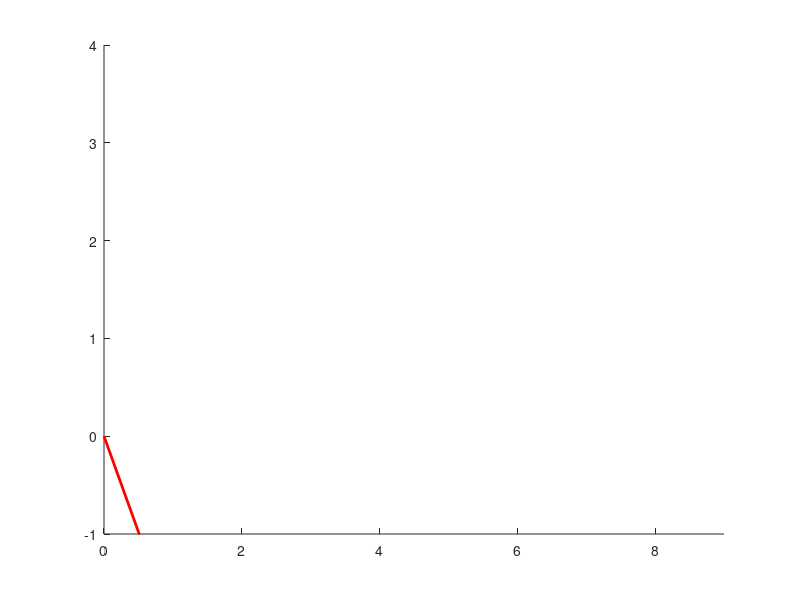

Source code (MATLAB):
clear all
close all
clc
home

L1 = 4 ; L2 = 3; L3 = 2;
% 1)
th1 = 10/180*pi; th2 = 20/180*pi; th3 = 30/180*pi;
% 2)
% th1 = 0/180*pi; th2 = 0/180*pi; th3 = 0/180*pi;
% 3)
% th1 = 90/180*pi; th2 = 90/180*pi; th3 = 90/180*pi;
% 4)
TH = [th1; th2; th3];

% dx = 0.2; dy = -0.3; wz = -0.2;
dx = -0.2; dy = 0; wz = 0;
% dx = 0; dy = 0; wz = 0;

dX = [dx; dy; wz];

fx = 1; fy = 2; wz = 3;
F = [fx; fy; wz];

T = 5;     % 5초 간격으로 움직일때 각속도를 구함
% T = 6    % to find the singularity point
dt = 0.1;
t = 0;

datasize = T/dt;

for i = 1 : datasize+1
    % --------- Forward Kinematics ---------------

    T01 = [cos(th1) -sin(th1) 0 0;
           sin(th1) cos(th1)  0 0;
           0          0       1 0;
           0          0       0 1];

    T12 = [cos(th2) -sin(th2) 0 L1;
           sin(th2) cos(th2)  0 0;
           0          0       -1 0;
           0          0       0  1];
    
    T23 = [cos(th3) -sin(th3) 0 L2;
           sin(th3) cos(th3)  0 0;
           0          0       1 0;
           0          0       0 1];
    
    T3H = [1 0 0 L3;
           0 1 0 0;
           0 0 1 0;
           0 0 0 1];

    T02 = T01 * T12;
    T03 = T02 * T23;
    T0H = T03 * T3H;

    X = [T0H(1, 4); T0H(2, 4); atan2(T0H(2, 1), T0H(1, 1))];

    z1 = T01(1:3, 3:3);
    z2 = T02(1:3, 3:3);
    z3 = T03(1:3, 3:3);

    p1 = T01(1:3, 4:4);
    p2 = T02(1:3, 4:4);
    p3 = T03(1:3, 4:4);

    pe = T0H(1:3, 4:4);

    Jac_6 = [cross(z1, (pe-p1)) cross(z2, (pe-p2)) cross(z3, (pe-p3))
                           z1                 z2                 z3 ];

    Jac_modified = [Jac_6(1, :); Jac_6(2, :); Jac_6(6, :)];

    s1 = sin(th1);                c1 = cos(th1);
    s12 = sin(th1 + th2);         c12 = cos(th1 + th2);
    s123 = sin(th1 + th2 + th3);  c123 = cos(th1 + th2 + th3);

    Jac = [-L1*s1-L2*s12-L3*s123   -L2*s12-L3*s123   -L3*s123;
            L1*c1+L2*c12+L3*c123    L2*c12+L3*c123    L3*c123;
                               1                 1          1];

    dTH = inv(Jac_modified)*dX;
    tau = Jac_modified'*F;

    save_t(i) = t;
    save_dTH(:, i) = dTH; 
    save_TH(:, i) = TH;
    save_X(:, i) = X;
    save_detJac(i) = det(Jac_modified);
    save_tau(:, i) = tau;

    save_T01(:, i) = T01(1:2, 4);
    save_T02(:, i) = T02(1:2, 4);
    save_T03(:, i) = T03(1:2, 4);
    save_T0H(:, i) = T0H(1:2, 4);

    % ------------update joint angles & time
    TH = TH + dTH * dt;
    th1 = TH(1); th1 = TH(2); th3 = TH(3);   % 각도값을 계속 업데이트함..

    t = t + dt;
end

% figure('Position', [-2500, 700, 14*70, 7*70]); hold on;
% plot(save_t, save_dTH(1,:), 'r'); plot(save_t, save_dTH(2,:), 'g'); plot(save_t, save_dTH(3,:), 'b');
% figure('Position', [-2500, 700, 14*70, 7*70]); hold on;
% plot(save_t, save_TH(1,:), 'r'); plot(save_t, save_TH(2,:), 'g'); plot(save_t, save_TH(3,:), 'b');
% figure('Position', [-2500, 700, 14*70, 7*70]); hold on;
% plot(save_t, save_X(1,:), 'r'); plot(save_t, save_X(2,:), 'g'); plot(save_t, save_X(3,:), 'b');
% figure('Position', [-2500, 700, 14*70, 7*70]); hold on;
% plot(save_t, save_detJac, 'r');
% figure('Position', [-2500, 700, 14*70, 7*70]); hold on;
% plot(save_t, save_tau(1,:), 'r'); plot(save_t, save_tau(2,:), 'g'); plot(save_t, save_tau(3,:), 'b');

% -------- Draw Robot --------------
for i = 1:datasize
    a = figure(6);
    axis([0 9 -1 4]);
    set(a, 'Position', [-2500, 700, 14*70, 7*70])

    tic;

    line([save_T01(1, i), save_T02(1, i)], [save_T01(2, i), save_T02(2, i)], 'color', 'r', 'linewidth', 2)
    line([save_T02(1, i), save_T03(1, i)], [save_T02(2, i), save_T03(2, i)], 'color', 'g', 'linewidth', 2)
    line([save_T03(1, i), save_T0H(1, i)], [save_T03(2, i), save_T0H(2, i)], 'color', 'b', 'linewidth', 2)

    while(toc < 0.1)
        drawnow;
    end

    if i < datasize
        clf;
    end
end